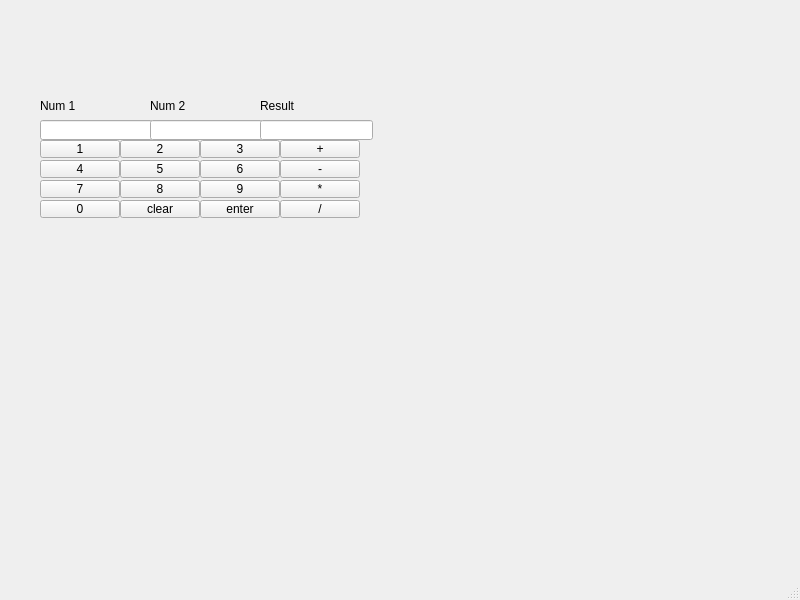
<?xml version="1.0" encoding="UTF-8"?>
<ui version="4.0">
 <class>MainWindow</class>
 <widget class="QMainWindow" name="MainWindow">
  <property name="geometry">
   <rect>
    <x>0</x>
    <y>0</y>
    <width>800</width>
    <height>600</height>
   </rect>
  </property>
  <property name="windowTitle">
   <string>MainWindow</string>
  </property>
  <widget class="QWidget" name="centralwidget">
   <widget class="QLabel" name="label_num1">
    <property name="geometry">
     <rect>
      <x>40</x>
      <y>100</y>
      <width>37</width>
      <height>12</height>
     </rect>
    </property>
    <property name="text">
     <string>Num 1</string>
    </property>
   </widget>
   <widget class="QLabel" name="label_num2">
    <property name="geometry">
     <rect>
      <x>150</x>
      <y>100</y>
      <width>37</width>
      <height>12</height>
     </rect>
    </property>
    <property name="text">
     <string>Num 2</string>
    </property>
   </widget>
   <widget class="QLabel" name="label_result">
    <property name="geometry">
     <rect>
      <x>260</x>
      <y>100</y>
      <width>37</width>
      <height>12</height>
     </rect>
    </property>
    <property name="text">
     <string>Result</string>
    </property>
   </widget>
   <widget class="QLineEdit" name="num1">
    <property name="geometry">
     <rect>
      <x>40</x>
      <y>120</y>
      <width>113</width>
      <height>20</height>
     </rect>
    </property>
    <property name="text">
     <string/>
    </property>
   </widget>
   <widget class="QLineEdit" name="num2">
    <property name="geometry">
     <rect>
      <x>150</x>
      <y>120</y>
      <width>113</width>
      <height>20</height>
     </rect>
    </property>
    <property name="text">
     <string/>
    </property>
   </widget>
   <widget class="QPushButton" name="N0">
    <property name="geometry">
     <rect>
      <x>40</x>
      <y>200</y>
      <width>80</width>
      <height>18</height>
     </rect>
    </property>
    <property name="text">
     <string>0</string>
    </property>
   </widget>
   <widget class="QPushButton" name="N1">
    <property name="geometry">
     <rect>
      <x>40</x>
      <y>140</y>
      <width>80</width>
      <height>18</height>
     </rect>
    </property>
    <property name="text">
     <string>1</string>
    </property>
   </widget>
   <widget class="QPushButton" name="N2">
    <property name="geometry">
     <rect>
      <x>120</x>
      <y>140</y>
      <width>80</width>
      <height>18</height>
     </rect>
    </property>
    <property name="text">
     <string>2</string>
    </property>
   </widget>
   <widget class="QPushButton" name="N3">
    <property name="geometry">
     <rect>
      <x>200</x>
      <y>140</y>
      <width>80</width>
      <height>18</height>
     </rect>
    </property>
    <property name="text">
     <string>3</string>
    </property>
   </widget>
   <widget class="QPushButton" name="N4">
    <property name="geometry">
     <rect>
      <x>40</x>
      <y>160</y>
      <width>80</width>
      <height>18</height>
     </rect>
    </property>
    <property name="text">
     <string>4</string>
    </property>
   </widget>
   <widget class="QPushButton" name="N5">
    <property name="geometry">
     <rect>
      <x>120</x>
      <y>160</y>
      <width>80</width>
      <height>18</height>
     </rect>
    </property>
    <property name="text">
     <string>5</string>
    </property>
   </widget>
   <widget class="QPushButton" name="N6">
    <property name="geometry">
     <rect>
      <x>200</x>
      <y>160</y>
      <width>80</width>
      <height>18</height>
     </rect>
    </property>
    <property name="text">
     <string>6</string>
    </property>
   </widget>
   <widget class="QPushButton" name="N7">
    <property name="geometry">
     <rect>
      <x>40</x>
      <y>180</y>
      <width>80</width>
      <height>18</height>
     </rect>
    </property>
    <property name="text">
     <string>7</string>
    </property>
   </widget>
   <widget class="QPushButton" name="N8">
    <property name="geometry">
     <rect>
      <x>120</x>
      <y>180</y>
      <width>80</width>
      <height>18</height>
     </rect>
    </property>
    <property name="text">
     <string>8</string>
    </property>
   </widget>
   <widget class="QPushButton" name="N9">
    <property name="geometry">
     <rect>
      <x>200</x>
      <y>180</y>
      <width>80</width>
      <height>18</height>
     </rect>
    </property>
    <property name="text">
     <string>9</string>
    </property>
   </widget>
   <widget class="QPushButton" name="add">
    <property name="geometry">
     <rect>
      <x>280</x>
      <y>140</y>
      <width>80</width>
      <height>18</height>
     </rect>
    </property>
    <property name="text">
     <string>+</string>
    </property>
   </widget>
   <widget class="QPushButton" name="sub">
    <property name="geometry">
     <rect>
      <x>280</x>
      <y>160</y>
      <width>80</width>
      <height>18</height>
     </rect>
    </property>
    <property name="text">
     <string>-</string>
    </property>
   </widget>
   <widget class="QPushButton" name="mul">
    <property name="geometry">
     <rect>
      <x>280</x>
      <y>180</y>
      <width>80</width>
      <height>18</height>
     </rect>
    </property>
    <property name="text">
     <string>*</string>
    </property>
   </widget>
   <widget class="QPushButton" name="div">
    <property name="geometry">
     <rect>
      <x>280</x>
      <y>200</y>
      <width>80</width>
      <height>18</height>
     </rect>
    </property>
    <property name="text">
     <string>/</string>
    </property>
   </widget>
   <widget class="QPushButton" name="clear">
    <property name="geometry">
     <rect>
      <x>120</x>
      <y>200</y>
      <width>80</width>
      <height>18</height>
     </rect>
    </property>
    <property name="text">
     <string>clear</string>
    </property>
   </widget>
   <widget class="QPushButton" name="enter">
    <property name="geometry">
     <rect>
      <x>200</x>
      <y>200</y>
      <width>80</width>
      <height>18</height>
     </rect>
    </property>
    <property name="text">
     <string>enter</string>
    </property>
   </widget>
   <widget class="QLineEdit" name="result">
    <property name="geometry">
     <rect>
      <x>260</x>
      <y>120</y>
      <width>113</width>
      <height>20</height>
     </rect>
    </property>
   </widget>
  </widget>
  <widget class="QMenuBar" name="menubar">
   <property name="geometry">
    <rect>
     <x>0</x>
     <y>0</y>
     <width>800</width>
     <height>17</height>
    </rect>
   </property>
  </widget>
  <widget class="QStatusBar" name="statusbar"/>
 </widget>
 <resources/>
 <connections/>
</ui>
